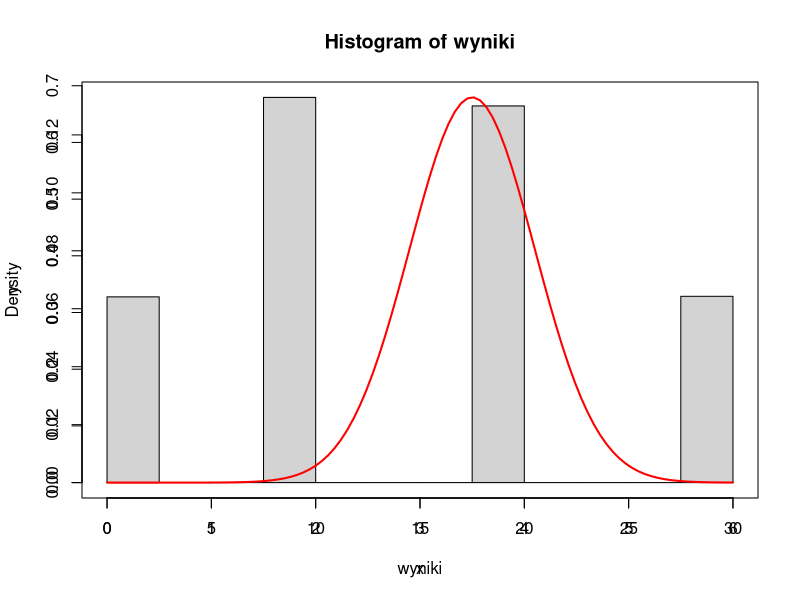
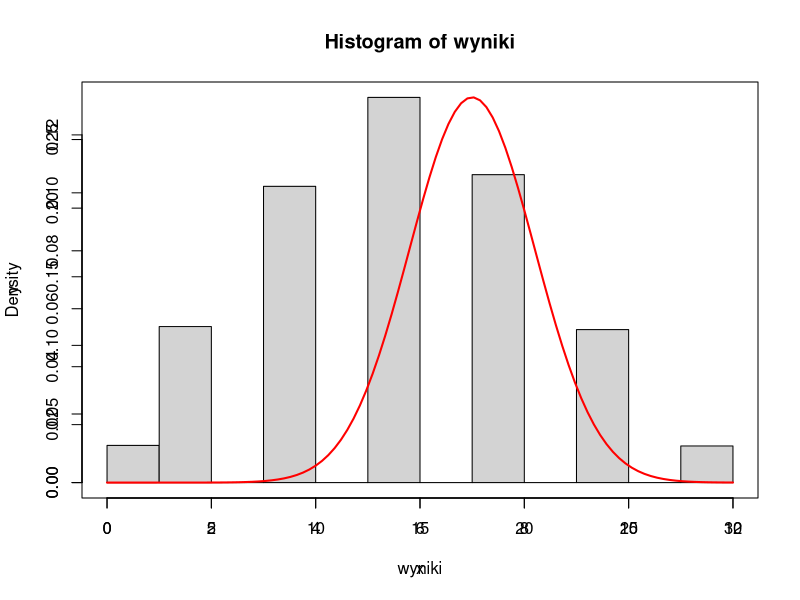
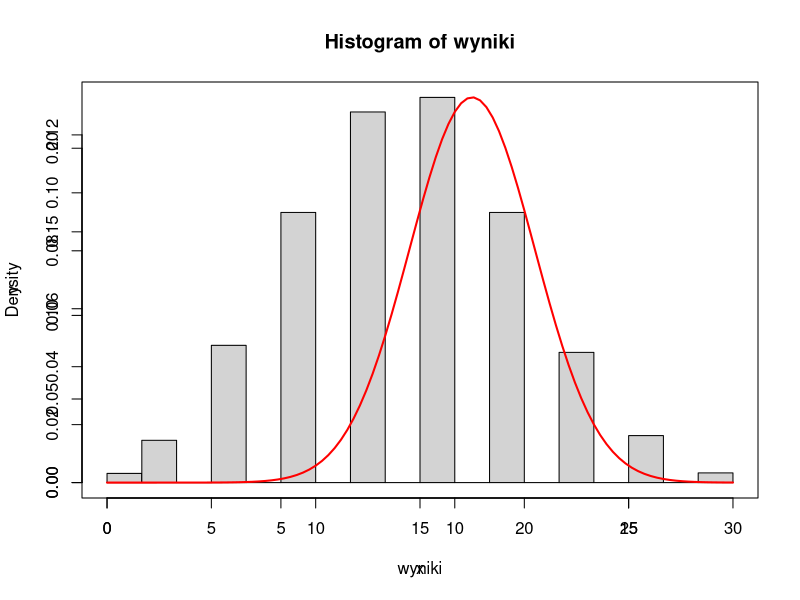
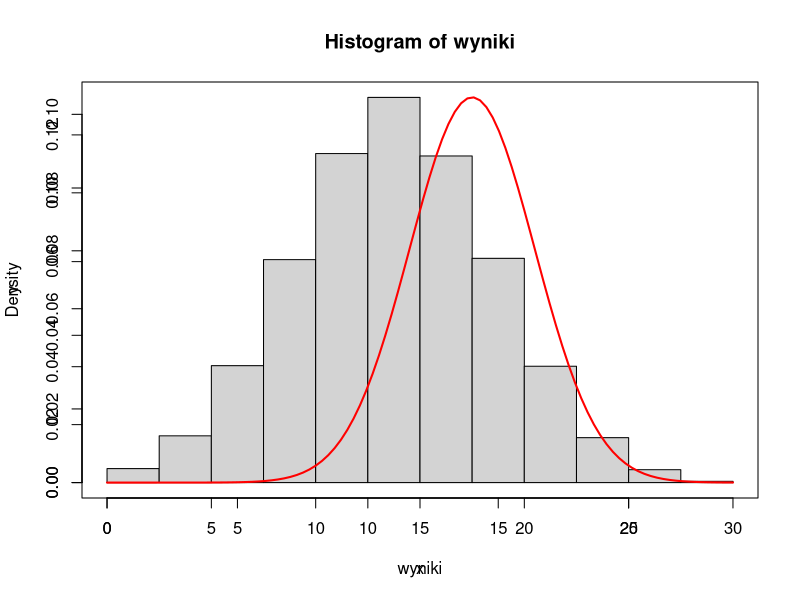
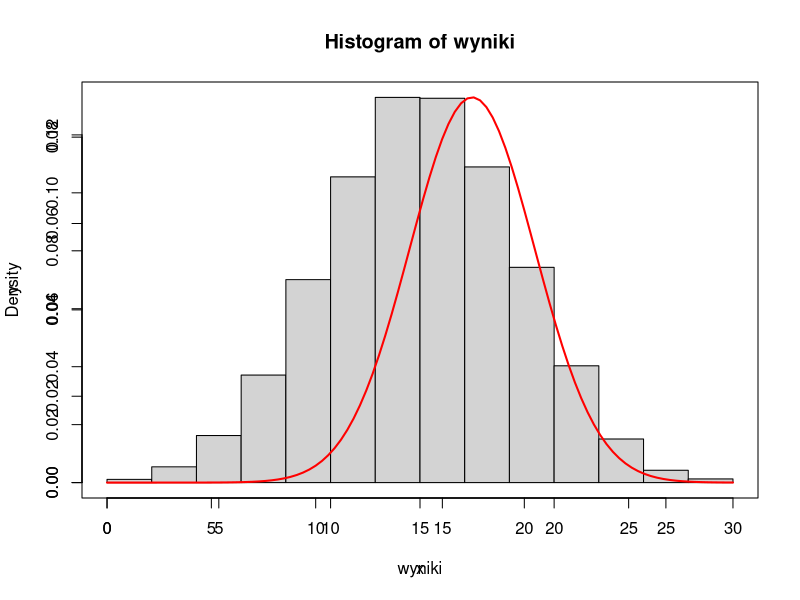
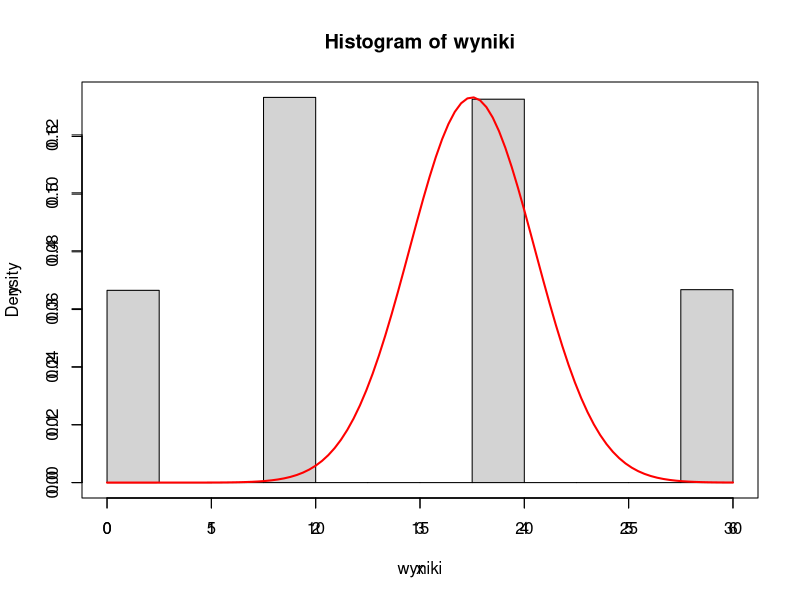
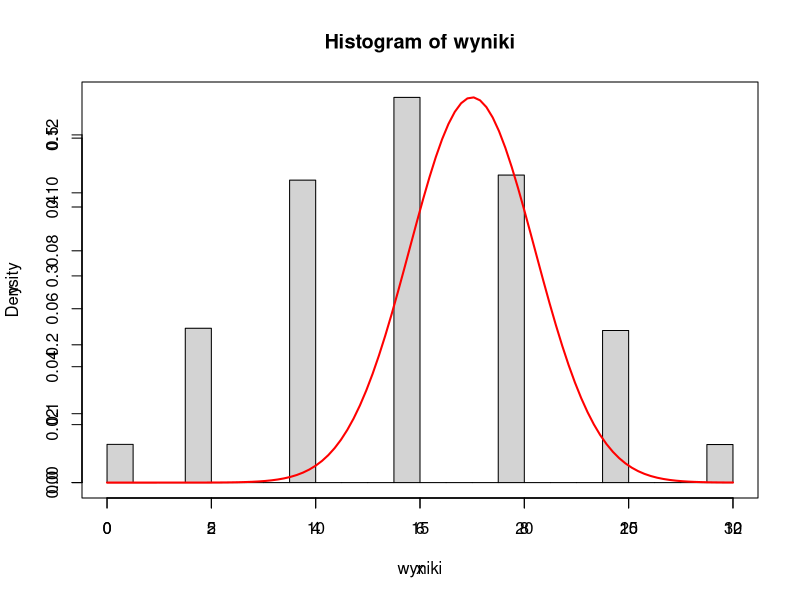
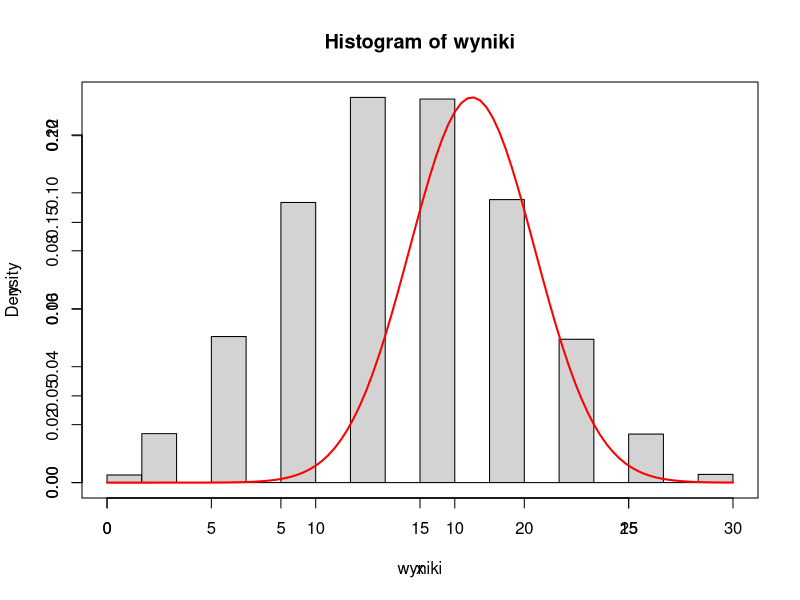

Source code (R) for these figures, in order:
# cześć III


my_function <- function(number_of_round,number_of_sum) {
    N <- number_of_round
    kostka_zepsuta <- c(0,2,2,4,4,6)
    nr_partii <- 0
    wyniki <- rep(0, N)


    for (i in 0:N) {
        # sum number of number_of_sum
        for (j in 1:number_of_sum) {
            wyniki[i] <- wyniki[i] + sample(kostka_zepsuta, 1)
        }
    }
    

    hist(wyniki, freq = F)
    x <- seq(0, 30, length.out = 100)
    y <- dnorm(x, 17.5, 3)
    par(new=T)
    plot(x, y, type = "l", lwd = 2, col = "red")
}

# Część III
# 1
my_function(10000, 1)

# 2
my_function(10000, 2)

# 3
my_function(10000, 3)

# 4
my_function(10000, 4)

# 5
my_function(10000, 5)

# wnioski z części III:
# - im więcej razy rzucamy kostką tym bardziej rozkład zbliża się do rozkładu normalnego

# część II
my_function(100000, 1)
my_function(100000, 2)
my_function(100000, 3)
my_function(100000, 4)
my_function(100000, 5)

# wnioski z części II dla części III:
# - im więcej razy rzucamy kostką tym bardziej rozkład zbliża się do rozkładu normalnego